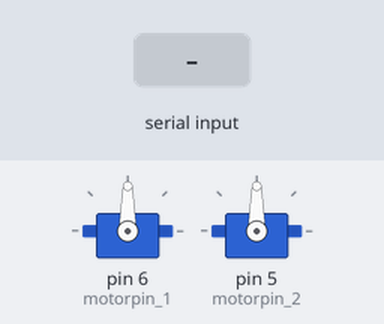
This sketch was run on a simulated Arduino Uno, built with avr-gcc and run on an emulated ATmega328P. Shown: 2 × servo. The inputs (shaded band) are chosen by the test bench.

Above: at 7.2 s.
7.3 s: "f" received over Serial
At 8.45 s:
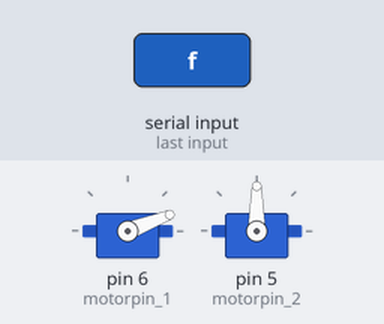
16.3 s: "l" received over Serial
At 16.51 s:
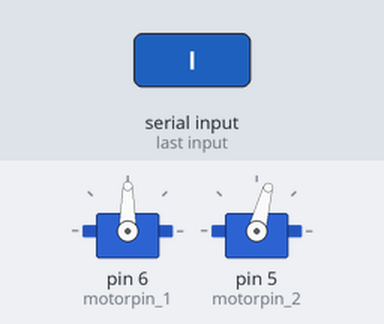
At 22.9 s:
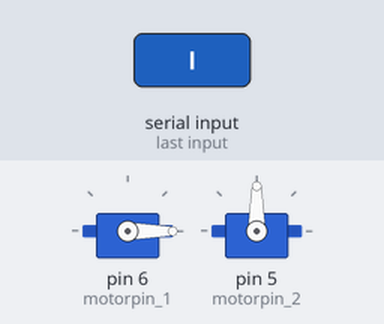
Timing chart, 0 to 24.4 s (numbered marks = the images above; inputs shaded):
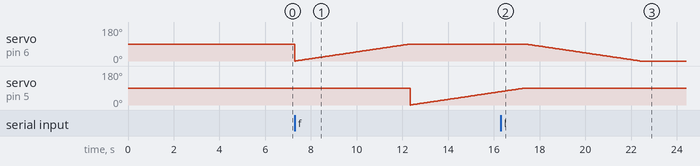

The sketch:

rov.ino
```cpp
#include <Servo.h>
Servo ESC1;     // create servo object to control the ESC
Servo ESC2;     // create servo object to control the ESC

int change_speed_m1(int current_speed, int new_speed);
int change_speed_m2(int current_speed, int new_speed);

int motorpin_1 = 6;
int motorpin_2 = 5;
int stop_speed = 1000;
int current_speed_m1 = stop_speed;
int current_speed_m2 = stop_speed;
int default_speed = 1500;
void setup() {
  Serial.begin(9600);
  ESC1.attach(motorpin_1,1000,2000); // (pin, min pulse width, max pulse width in microseconds)
  ESC2.attach(motorpin_2,1000,2000); // (pin, min pulse width, max pulse width in microseconds)
  delay(6000);
}

void loop() {
  char command = 0;

  if (Serial.available() > 0) {
    char command = Serial.read();
    if (command == 'f') {
      current_speed_m1 = change_speed_m1(current_speed_m1, default_speed);
      current_speed_m2 = change_speed_m2(current_speed_m2, default_speed);

    } else if (command == 'l') {
      current_speed_m1 = change_speed_m1(current_speed_m1, stop_speed);
      current_speed_m2 = change_speed_m2(current_speed_m2, default_speed);

    } else if (command == 'r') {
      current_speed_m1 = change_speed_m1(current_speed_m1, default_speed);
      current_speed_m2 = change_speed_m2(current_speed_m2, stop_speed);

    } else if (command == 's') {
      current_speed_m1 = change_speed_m1(current_speed_m1, stop_speed);
      current_speed_m2 = change_speed_m2(current_speed_m2, stop_speed);
    }
  }
}

int change_speed_m1(int current_speed, int new_speed) {

  if (current_speed < new_speed) {
    for (int i = current_speed; i < new_speed; i ++) {
      ESC1.writeMicroseconds(i);
      delay(10);
    }

  } else {
    for (int i = current_speed; i > new_speed; i --) {
      ESC1.writeMicroseconds(i);
      delay(10);
    }
  }

  return new_speed;
}

int change_speed_m2(int current_speed, int new_speed) {

  if (current_speed < new_speed) {
    for (int i = current_speed; i < new_speed; i ++) {
      ESC2.writeMicroseconds(i);
      delay(10);
    }

  } else {
    for (int i = current_speed; i > new_speed; i --) {
      ESC2.writeMicroseconds(i);
      delay(10);
    }
  }

  return new_speed;
}
```

Measured:
- after the input at 16.3 s, servo on pin 6 (motorpin_1): moves from 90° to 0° over 5.0 s, starting after 1.1 s
